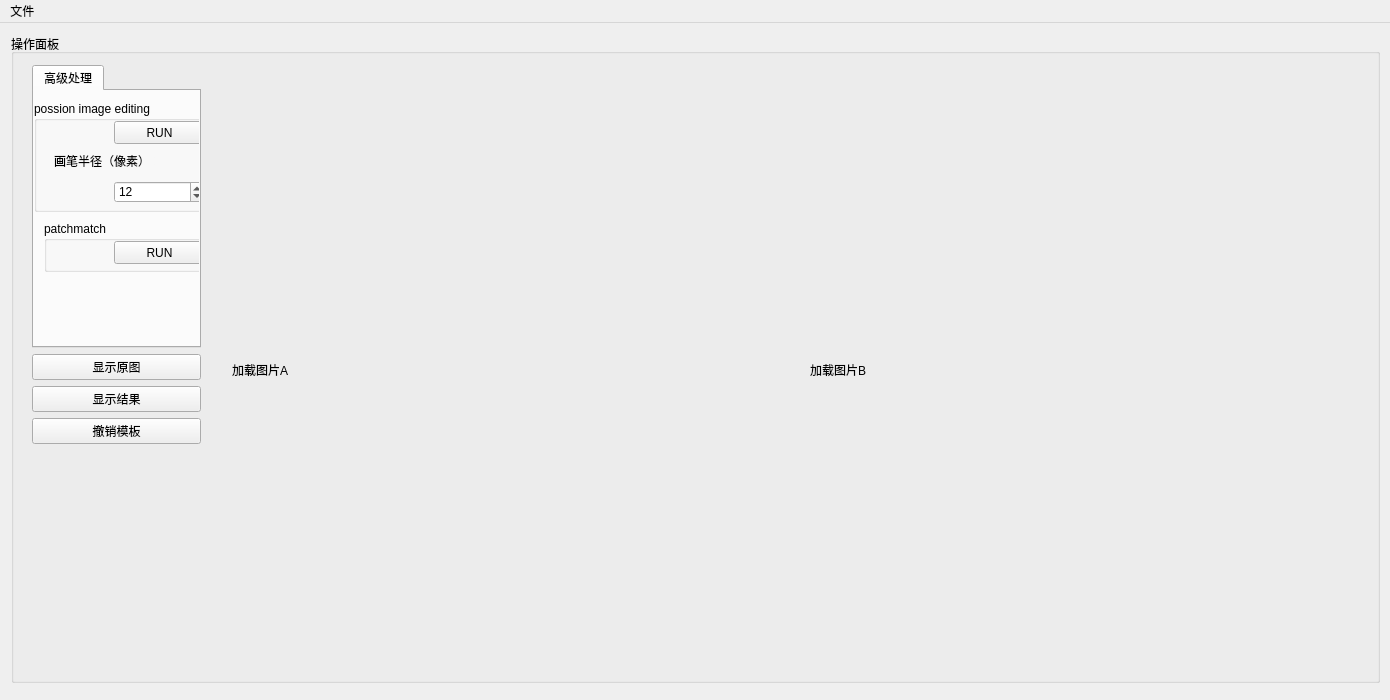
<?xml version="1.0" encoding="UTF-8"?>
<ui version="4.0">
 <class>CGworkClass</class>
 <widget class="QMainWindow" name="CGworkClass">
  <property name="geometry">
   <rect>
    <x>0</x>
    <y>0</y>
    <width>1390</width>
    <height>700</height>
   </rect>
  </property>
  <property name="windowTitle">
   <string>CGwork</string>
  </property>
  <widget class="QWidget" name="centralWidget">
   <widget class="QWidget" name="horizontalLayoutWidget_2">
    <property name="geometry">
     <rect>
      <x>0</x>
      <y>0</y>
      <width>1391</width>
      <height>671</height>
     </rect>
    </property>
    <layout class="QHBoxLayout" name="horizontalLayout_2">
     <item>
      <widget class="QGroupBox" name="groupBox">
       <property name="styleSheet">
        <string notr="true"/>
       </property>
       <property name="title">
        <string>操作面板</string>
       </property>
       <widget class="QWidget" name="verticalLayoutWidget_2">
        <property name="geometry">
         <rect>
          <x>10</x>
          <y>20</y>
          <width>191</width>
          <height>401</height>
         </rect>
        </property>
        <layout class="QVBoxLayout" name="verticalLayout_2">
         <item>
          <widget class="QTabWidget" name="vigTabWidget">
           <property name="currentIndex">
            <number>0</number>
           </property>
           <widget class="QWidget" name="tab_2">
            <attribute name="title">
             <string>高级处理</string>
            </attribute>
            <widget class="QGroupBox" name="groupBox_10">
             <property name="geometry">
              <rect>
               <x>0</x>
               <y>10</y>
               <width>171</width>
               <height>111</height>
              </rect>
             </property>
             <property name="title">
              <string>possion image editing</string>
             </property>
             <widget class="QSpinBox" name="brushSpinBox">
              <property name="geometry">
               <rect>
                <x>80</x>
                <y>80</y>
                <width>91</width>
                <height>22</height>
               </rect>
              </property>
              <property name="minimum">
               <number>1</number>
              </property>
              <property name="maximum">
               <number>40</number>
              </property>
              <property name="value">
               <number>12</number>
              </property>
             </widget>
             <widget class="QLabel" name="label_7">
              <property name="geometry">
               <rect>
                <x>20</x>
                <y>50</y>
                <width>101</width>
                <height>20</height>
               </rect>
              </property>
              <property name="text">
               <string>画笔半径（像素）：</string>
              </property>
             </widget>
             <widget class="QPushButton" name="PIEButton">
              <property name="geometry">
               <rect>
                <x>80</x>
                <y>20</y>
                <width>91</width>
                <height>23</height>
               </rect>
              </property>
              <property name="text">
               <string>RUN</string>
              </property>
             </widget>
            </widget>
            <widget class="QGroupBox" name="groupBox_12">
             <property name="geometry">
              <rect>
               <x>10</x>
               <y>130</y>
               <width>171</width>
               <height>51</height>
              </rect>
             </property>
             <property name="title">
              <string>patchmatch</string>
             </property>
             <widget class="QPushButton" name="PMButton">
              <property name="geometry">
               <rect>
                <x>70</x>
                <y>20</y>
                <width>91</width>
                <height>23</height>
               </rect>
              </property>
              <property name="text">
               <string>RUN</string>
              </property>
             </widget>
            </widget>
           </widget>
          </widget>
         </item>
         <item>
          <widget class="QPushButton" name="srcImgButton">
           <property name="text">
            <string>显示原图</string>
           </property>
          </widget>
         </item>
         <item>
          <widget class="QPushButton" name="dstImgButton">
           <property name="toolTip">
            <string>&lt;html&gt;&lt;head/&gt;&lt;body&gt;&lt;p&gt;在opencv中显示图片，可以在象素级别查看图像点&lt;/p&gt;&lt;/body&gt;&lt;/html&gt;</string>
           </property>
           <property name="text">
            <string>显示结果</string>
           </property>
          </widget>
         </item>
         <item>
          <widget class="QPushButton" name="returnMaskButton">
           <property name="text">
            <string>撤销模板</string>
           </property>
          </widget>
         </item>
        </layout>
       </widget>
       <widget class="QWidget" name="horizontalLayoutWidget">
        <property name="geometry">
         <rect>
          <x>210</x>
          <y>10</y>
          <width>1171</width>
          <height>651</height>
         </rect>
        </property>
        <layout class="QHBoxLayout" name="horizontalLayout">
         <item>
          <widget class="ActiveLabel" name="srcImgLabel">
           <property name="styleSheet">
            <string notr="true"/>
           </property>
           <property name="text">
            <string>加载图片A</string>
           </property>
          </widget>
         </item>
         <item>
          <widget class="ActiveLabel" name="dstImgLabel">
           <property name="styleSheet">
            <string notr="true"/>
           </property>
           <property name="text">
            <string>加载图片B</string>
           </property>
          </widget>
         </item>
        </layout>
       </widget>
      </widget>
     </item>
    </layout>
   </widget>
  </widget>
  <widget class="QMenuBar" name="menuBar">
   <property name="geometry">
    <rect>
     <x>0</x>
     <y>0</y>
     <width>1390</width>
     <height>23</height>
    </rect>
   </property>
   <widget class="QMenu" name="menu">
    <property name="title">
     <string>文件 </string>
    </property>
    <addaction name="openActionA"/>
    <addaction name="openActionB"/>
    <addaction name="saveAction"/>
    <addaction name="separator"/>
    <addaction name="exitAction"/>
   </widget>
   <addaction name="menu"/>
  </widget>
  <action name="openActionA">
   <property name="text">
    <string>打开图像A</string>
   </property>
  </action>
  <action name="saveAction">
   <property name="text">
    <string>保存结果</string>
   </property>
  </action>
  <action name="exitAction">
   <property name="text">
    <string>退出</string>
   </property>
  </action>
  <action name="vignetAction">
   <property name="text">
    <string>Vignetting</string>
   </property>
  </action>
  <action name="action1231">
   <property name="text">
    <string>1231</string>
   </property>
  </action>
  <action name="action">
   <property name="text">
    <string>白平衡</string>
   </property>
  </action>
  <action name="medianFilterAction">
   <property name="text">
    <string>中值滤波</string>
   </property>
  </action>
  <action name="sharpenAction">
   <property name="text">
    <string>锐化</string>
   </property>
  </action>
  <action name="openActionB">
   <property name="text">
    <string>打开图像B</string>
   </property>
  </action>
 </widget>
 <layoutdefault spacing="6" margin="11"/>
 <customwidgets>
  <customwidget>
   <class>ActiveLabel</class>
   <extends>QLabel</extends>
   <header location="global">activelabel.h</header>
  </customwidget>
 </customwidgets>
 <resources>
  <include location="cgwork.qrc"/>
 </resources>
 <connections/>
</ui>
